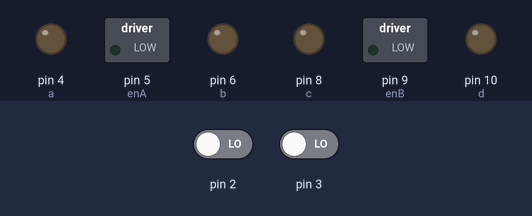
This sketch was run on a simulated Arduino Uno, built with avr-gcc and run on an emulated ATmega328P. Shown: switched loads named in the sketch (green lamp = pin HIGH), output pins drawn as LEDs (lit = HIGH). The inputs (shaded band) are chosen by the test bench; at power-on: pin 2 LOW, pin 3 LOW.

Above: at 0.1 s.
At 2.1 s:
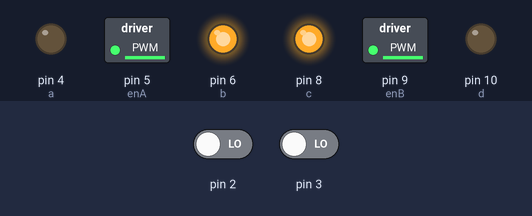
Timing chart, 0 to 3.6 s (numbered marks = the images above):
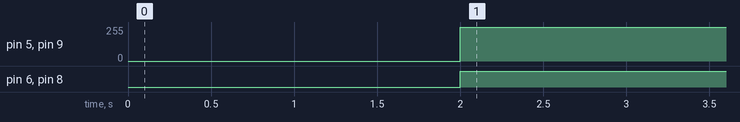

Measured:
- by itself, pin 5 (enA), pin 9 (enB): 0/255 → 254/255 at 2.0 s
- by itself, pin 6 (b), pin 8 (c): LOW → HIGH at 2.0 s

The sketch:

stage_5.ino
```cpp
int ch2;  //for left motor
int enA = 5;
int a=4; int b=6;
int X;

int ch3; //for right motor
int enB = 9;
int c=8; int d=10;
int Y;


void setup()
{
  Serial.begin(9600);

  pinMode(2,INPUT);
  pinMode(enA, OUTPUT);
  pinMode(a,OUTPUT); pinMode(b,OUTPUT);

  pinMode(3,INPUT);
  pinMode(enB, OUTPUT);
  pinMode(c,OUTPUT); pinMode(d,OUTPUT);

}

void loop() {
  ch3 = map(pulseIn(2,HIGH), 1200, 1700, -254, 254);
  ch2 = map(pulseIn(3,HIGH), 1200, 1800, -254, 254);

  if(ch2>254){
    ch2=254;
    }
  if(ch3>254){
    ch3=254;
    }
  if(ch2< -254){
    ch2=-254;
    }
  if(ch3< -254){
    ch3=-254;
    }

  // Serial.println(pulseIn(3, HIGH));
  // Serial.println(ch2);

  // SETTING UP THE DIRECTIONSSS

  if(ch2>0 && ch3>0){                                    //  FORWARD MOVEMENT
    digitalWrite(a, HIGH);digitalWrite(b, LOW);
    digitalWrite(c, LOW);digitalWrite(d, HIGH);
  }
  else if(ch2<0 && ch3<0){                                // BACKWARD MOTION
    digitalWrite(a, LOW);digitalWrite(b, HIGH);
    digitalWrite(c, HIGH);digitalWrite(d, LOW);
  }

  else if(ch2>0 && ch3<0){                                // RIGHTWARD MOTION
    digitalWrite(a, HIGH);digitalWrite(b, LOW);
    digitalWrite(c, HIGH);digitalWrite(d, LOW);
  }

  else if (ch2<0 && ch3>0){                               //LEFTWARD MOTION
    digitalWrite(a, LOW);digitalWrite(b, HIGH);
    digitalWrite(c, LOW);digitalWrite(d, HIGH);
  }

  else{                                                 // STABLE
    digitalWrite(a, LOW);digitalWrite(b, LOW);
    digitalWrite(c, LOW);digitalWrite(d, LOW);
  }

  // X = map(pulseIn(2,HIGH), 1200, 1700, 0, 255);  //  DEFINING THE VALUE OF X AND MAPPING IT FOR 0 TO 255__________FOR enA


  // if(X>255){
  //   X = 255;
  // }

  // else if(X<0){
  //   X = 0;
  // }

  // Y = map(pulseIn(3,HIGH), 1200, 1800, 0, 255);  //  DEFINING THE VALUE OF Y AND MAPPING IT FOR 0 TO 255 ______________ for enB

  // if(Y>255){
  //   Y = 255;
  // }
  // else if (Y<0){
  //   Y = 0;
  // }

  analogWrite(enA , abs(ch2));
  analogWrite(enB , abs(ch3));

}
```
